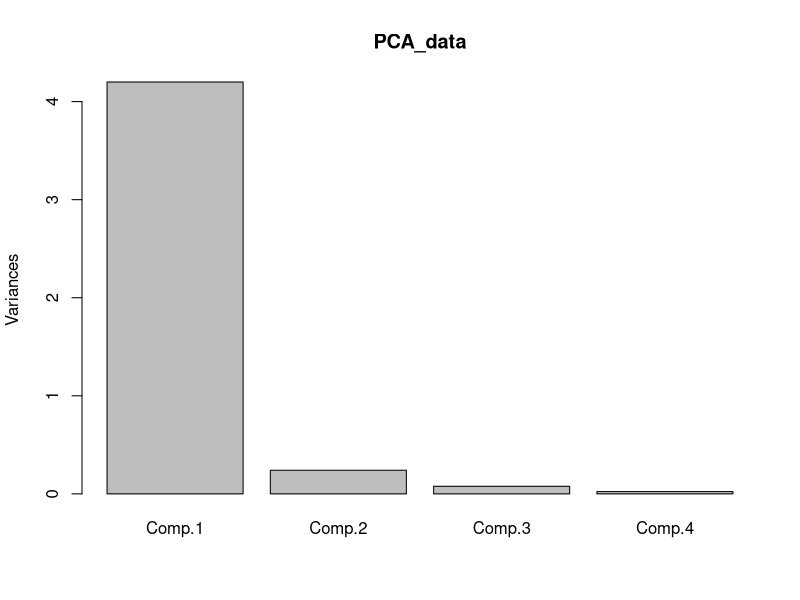
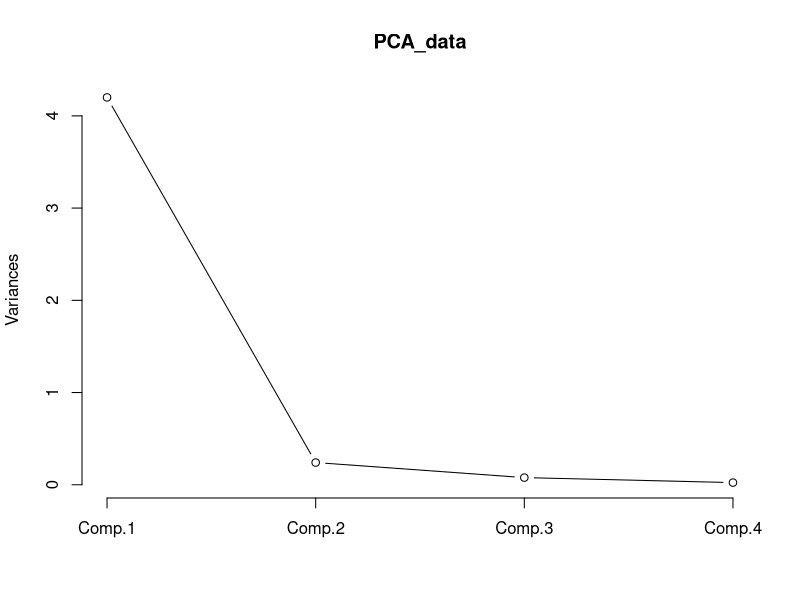
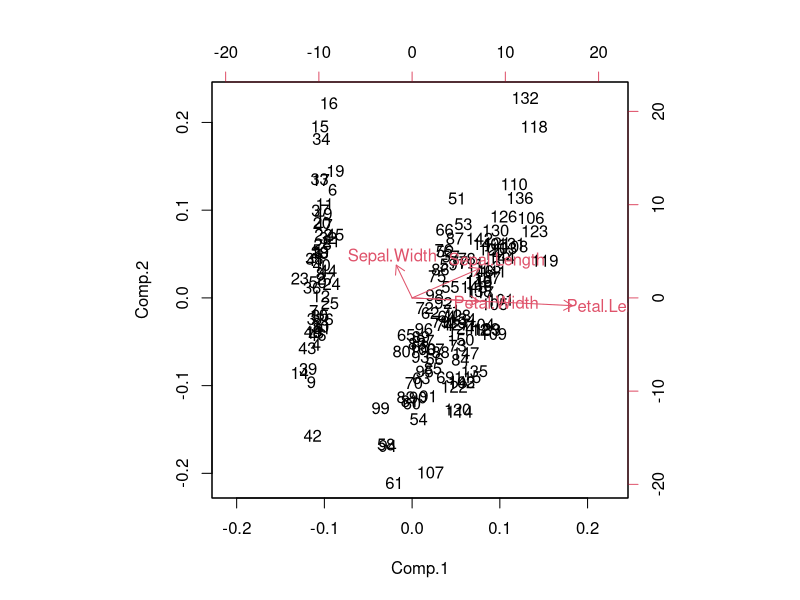
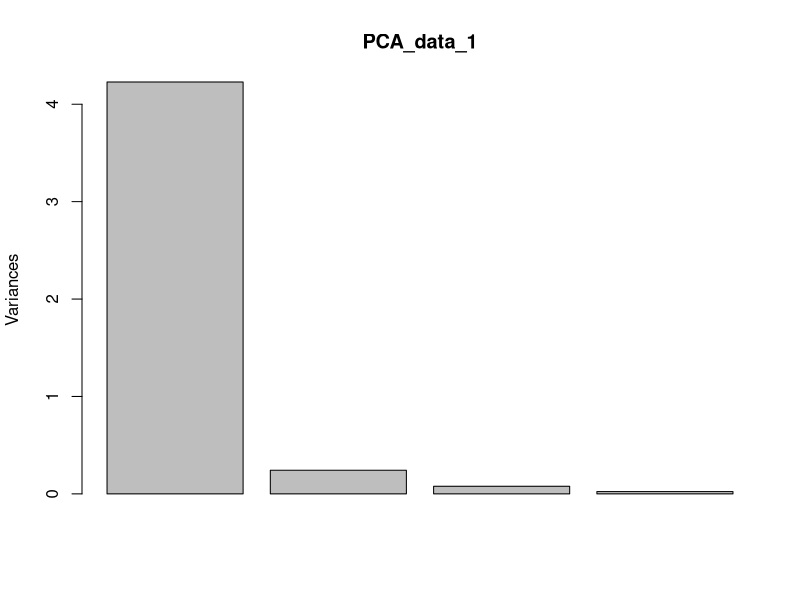
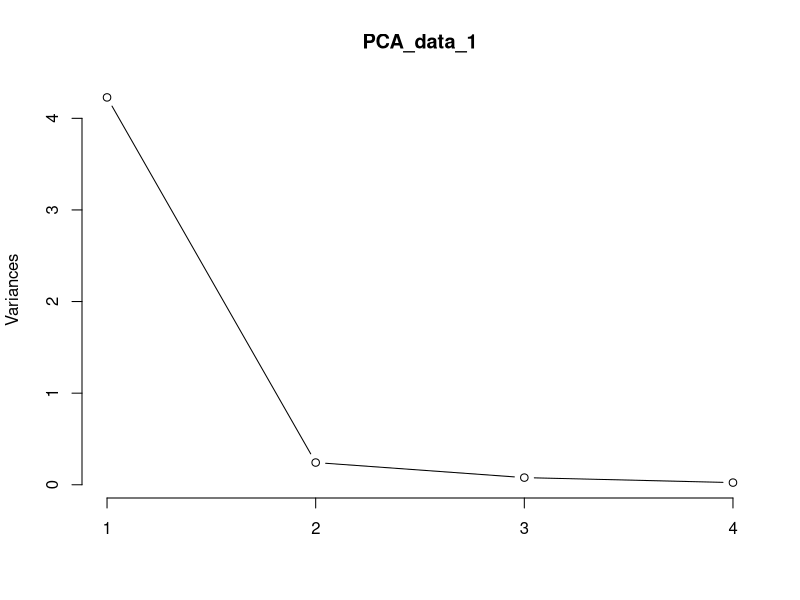
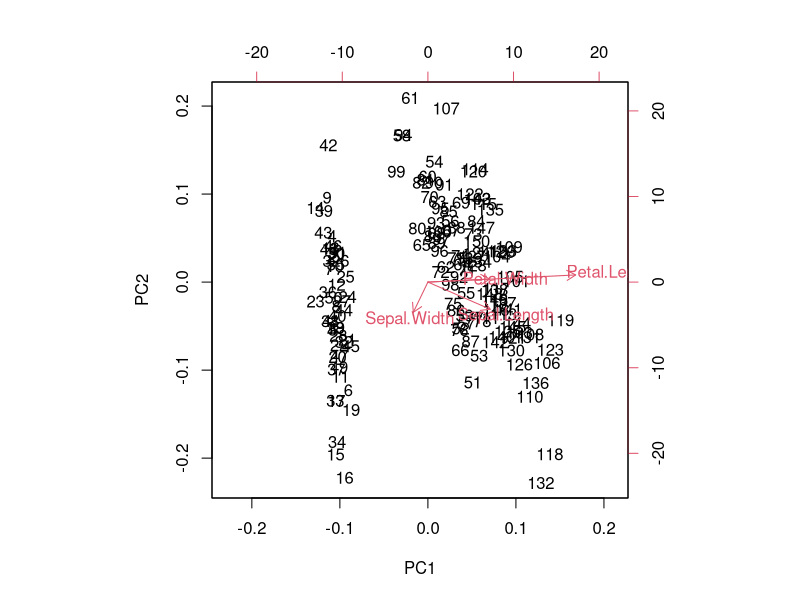

These charts were generated, in order, by the following R code:

iris_data <- iris

summary(iris_data)

covmatrix <- cov(iris_data[,1:4])
covmatrix

eigenvector <- eigen(covmatrix)
eigenvector

PCA_data <- princomp(iris_data[,1:4])
summary(PCA_data)
str(PCA_data)

PCA_data_1 <- prcomp(iris_data[,1:4])
summary(PCA_data_1)
str(PCA_data_1)

# Comparing variance values
eigenvector$values
PCA_data$sdev^2
PCA_data_1$sdev^2

plot(PCA_data)
screeplot(PCA_data, type = "lines")
biplot(PCA_data)

plot(PCA_data_1)
screeplot(PCA_data_1, type = "lines")
biplot(PCA_data_1)
